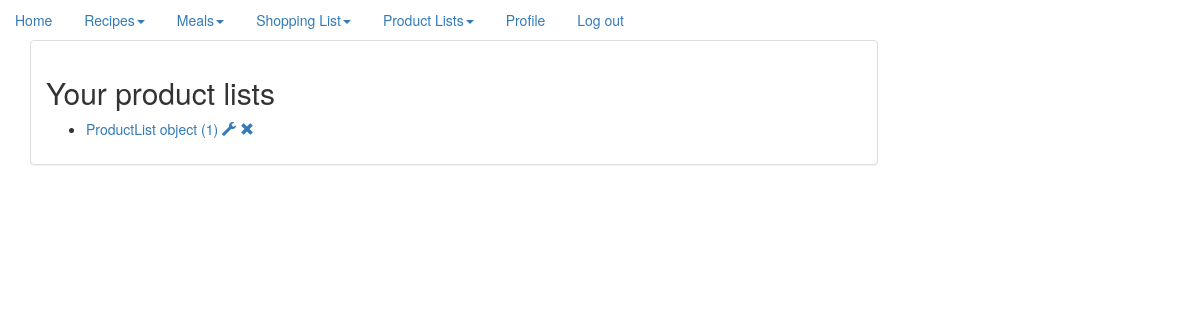
/product_lists/ (signed in), run on an earlier commit of the app's database.
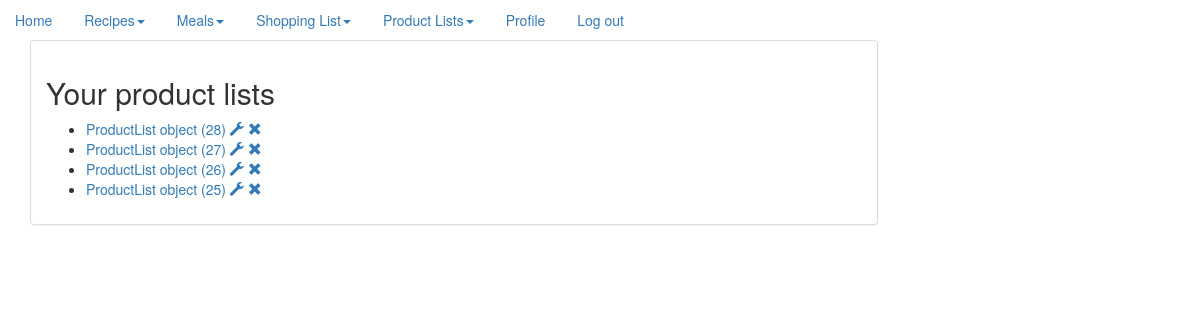
And on a later commit of the database.
### recipe/models.py (models this page shows)
class ProductList(models.Model):
    user = models.ForeignKey(User, on_delete=models.CASCADE)
    quantity = models.IntegerField()
    items = models.ForeignKey(ProductDetails)
    card = models.CharField(max_length=1024, blank=True)
    class Meta:
        ordering = ["-id"]

### website/views.py (the view)
# urls.py: url(r'^product_lists/', ShowProductLists.as_view()),
class ShowProductLists(LoginRequiredMixin, ListView):
    context_object_name = 'product_list'
    queryset = ProductList.objects.all()
    def get_context_data(self, **kwargs):
        queryset = ProductList.objects.filter(user=self.request.user)
        context = {
            'paginator': None,
            'page_obj': None,
            'is_paginated': False,
            'object_list': queryset,
        }
        context.update(kwargs)
        return context

### templates/recipe/productlist_list.html
{% extends "base.html" %}
{% block content %}
    <h2>Your product lists</h2>
    <ul>
        {% for product_list in object_list %}
            <li><a href="/product/{{ product_list.id }}">{{ product_list }} </a>
                <a href="/edit_product/{{ product_list.id }}"><span class="glyphicon glyphicon glyphicon-wrench"
                                                                    aria-hidden="true"></span></a>
                <a href="/delete_product/{{ product_list.id }}"><span
                        class="glyphicon glyphicon glyphicon-remove"
                        aria-hidden="true"></span></a>
            </li>
        {% endfor %}
    </ul>
{% endblock %}

What changed in the data, as far as the page shows it:
removed ProductList: id "ProductList object (1)"
added ProductList: id "ProductList object (28)"
added ProductList: id "ProductList object (27)"
added ProductList: id "ProductList object (26)"
added ProductList: id "ProductList object (25)"
